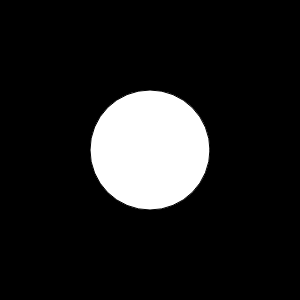
Frame 1 (no input)
Frame 60 (no input): identical to frame 1, image omitted
Frame 120 (the mouse pressed at the canvas centre since frame 60): identical to frame 1, image omitted

The p5.js sketch that drew this single still picture (run headless with seeded random() and noise() and a simulated clock; from frame 60 on, the mouse is pressed at the canvas centre):

// p5.js sketch
// ── sketch.js

function setup() {
  createCanvas(300, 300);
}

function draw() {
  background(0);
  ellipse(150, 150, 120, 120);
}
